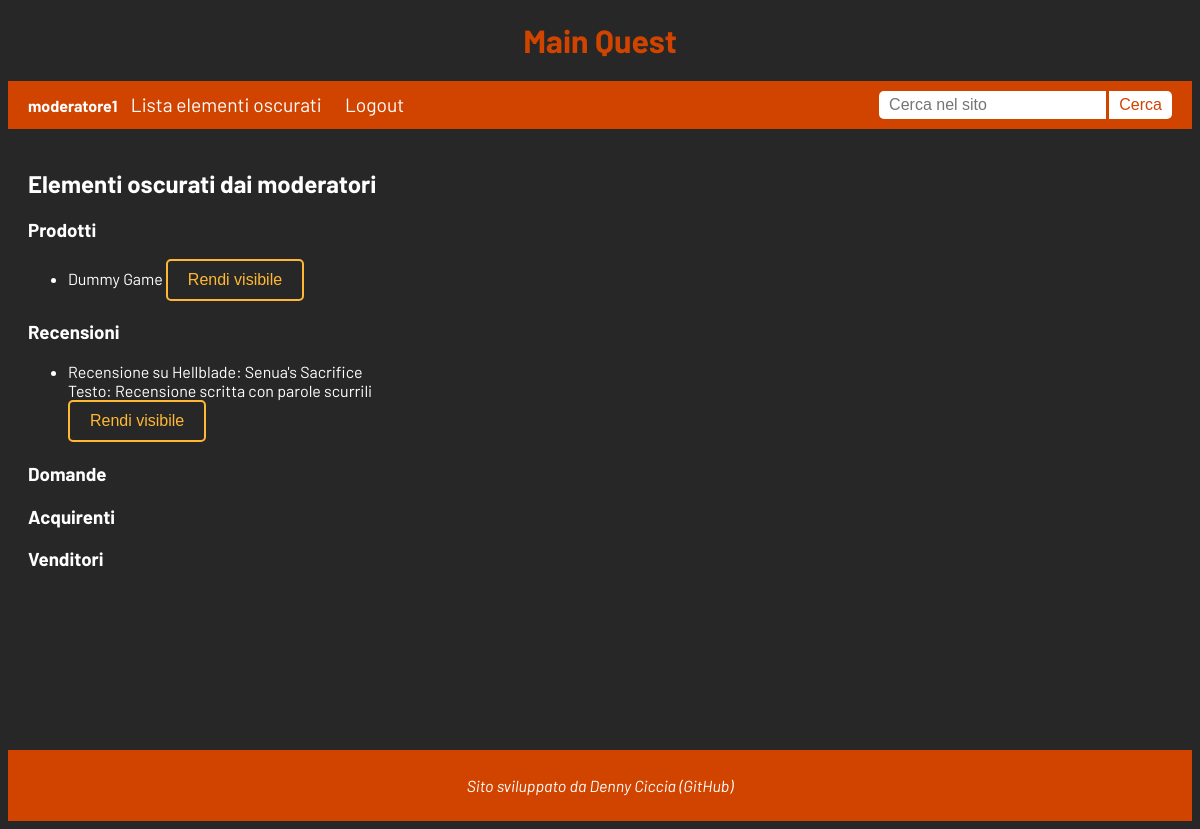
Screenshot of /elementi-oscurati/ (signed in) with the database file from the repository.
### utenti/models.py (models this page shows)
class CustomUser(AbstractUser):
    username_validator = MyValidator()
    username = models.CharField(
        _('username'),
        max_length=100,
        unique=True,
        help_text=_('Required. 100 characters or fewer. Letters, digits and @/./+/-/_ only.'),
        validators=[username_validator],
            error_messages={
            'unique': _("A user with that username already exists."),
        },
    )

### prodotti/models.py (models this page shows, shortened)
class Prodotto(models.Model):
    titolo = models.CharField(max_length=100)
    immagine = models.ImageField(upload_to="game_images/", default="imgs/placeholder_image.png")
    descrizione = models.TextField()
    genere = models.CharField(max_length=50)
    prezzo = models.DecimalField(decimal_places=2, max_digits=10, validators=[MinValueValidator(0)])
    requisiti = models.CharField(max_length=500)
    data_rilascio = models.DateField()
    venditore = models.ForeignKey(Venditore, on_delete=models.CASCADE, related_name="prodotti")
    acquirenti = models.ManyToManyField(Acquirente, related_name="prodotti")
    oscurato = models.BooleanField(default=False)
    class Meta:
        verbose_name_plural = "Prodotti"

class Recensione(models.Model):
    testo = models.TextField(blank=True)
    voto = models.DecimalField(decimal_places=1, max_digits=3, validators=[MinValueValidator(1), MaxValueValidator(10)])
    data_pubblicazione = models.DateField()
    utente = models.ForeignKey(Acquirente, null=True, on_delete=models.SET_NULL, related_name="recensioni")
    prodotto = models.ForeignKey(Prodotto, on_delete=models.CASCADE, related_name="recensioni")
    oscurato = models.BooleanField(default=False)
    class Meta:
        verbose_name_plural = "Recensioni"

### MainQuest/views.py (the view)
        def wrapped_view(request, *args, **kwargs):
            if not in_group(request.user):
                messages.error(request, "Per accedere a questa pagina devi essere nel gruppo " + group_name)
                return redirect("login")
            return view_func(request, *args, **kwargs)

### MainQuest/forms.py
class SearchForm(forms.Form):
    search_terms = forms.CharField(label="Cerca", max_length=100, widget=forms.TextInput(attrs={"placeholder": "Cerca nel sito"}))

### MainQuest/views.py (called while the page is built)
def group_required(group_name):
    def in_group(user):
        return user.is_authenticated and user.groups.filter(name=group_name).exists()
    def decorator(view_func):
        def wrapped_view(request, *args, **kwargs):
            if not in_group(request.user):
                messages.error(request, "Per accedere a questa pagina devi essere nel gruppo " + group_name)
                return redirect("login")
            return view_func(request, *args, **kwargs)
        return wrapped_view
    return decorator

@group_required("Moderatori")
def elementi_oscurati(request):
    form = SearchForm()
    prodotti = Prodotto.objects.filter(oscurato=True)
    recensioni = Recensione.objects.filter(oscurato=True)
    domande = Domanda.objects.filter(oscurato=True)
    acquirenti = Acquirente.objects.filter(oscurato=True)
    venditori = Venditore.objects.filter(oscurato=True)
    context = {"search_form": form, "prodotti": prodotti, "recensioni": recensioni, "domande": domande, "acquirenti": acquirenti, "venditori": venditori}
    return render(request, template_name="elementi_oscurati.html", context=context)

### templates/elementi_oscurati.html (shortened to what this page needs)
{% extends "base.html" %}
{% load static %}
{% block content %}
    <h2>Elementi oscurati dai moderatori</h2>
    <div class="prodotti">
        <h3>Prodotti</h3>
        <ul>
        {% for p in prodotti %}
            <li>
                <a href="{% url "prodotti:pagina_negozio" p.pk %}">{{ p.titolo }}</a>
                <a href="{% url "rendi_visibile_elemento" p.pk %}?classe=Prodotto&next={% url "elementi_oscurati" %}"><button type="button" class="button-ban">Rendi visibile</button></a>
            </li>
        {% endfor %}
        </ul>
    </div>
    <div class="recensioni">
        <h3>Recensioni</h3>
        <ul>
        {% for r in recensioni %}
            <li>
                Recensione su <a href="{% url "prodotti:pagina_negozio" r.prodotto.pk %}">{{ r.prodotto.titolo }}</a><br/>
                Testo: {{ r.testo }} <br/>
                <a href="{% url "rendi_visibile_elemento" r.pk %}?classe=Recensione&next={% url "elementi_oscurati" %}"><button type="button" class="button-ban">Rendi visibile</button></a>
            </li>
        {% endfor %}
        </ul>
    </div>
    <div class="domande">
        <h3>Domande</h3>
    </div>
    <div class="acquirenti">
        <h3>Acquirenti</h3>
    </div>
    <div class="venditori">
        <h3>Venditori</h3>
    </div>
{% endblock %}

### templates/base.html (shortened to what this page needs)
<!DOCTYPE html>
<html lang="it">
<head>
    {% load static %}
    <link href="{% static 'css/style.css' %}" rel="stylesheet">
</head>
<body>
    <div class="page-container">
        <div class="content-wrap">
            <h1 class="main-title"><a href="{% url "home" %}">Main Quest</a></h1>
            {% block nav %}
            <nav class="navbar">
                <div class="nav-links">
                    {% if not user.is_authenticated %}
                        <a href="{% url "login" %}?next={{ request.path }}">Accedi</a>
                        <a href="{% url "register" %}?next={{ request.path }}">Registrati</a>
                    {% else %}
                        {% if user.acquirente_profile %}
                            <strong>{{ user.acquirente_profile.nome }}</strong>
                            <a href="{% url "utenti:profilo_acquirente" user.acquirente_profile.pk %}">Area personale</a>
                        {% elif user.venditore_profile %}
                            <strong>{{ user.venditore_profile.nome }}</strong>
                            <a href="{% url "utenti:profilo_venditore" user.venditore_profile.pk %}">Area personale</a>
                        {% elif user.is_superuser %}
                            <a href="admin/">Piattaforma admin</a>
                            <a href="{% url "utenti:crea_moderatore" %}?next={% url "home" %}">Crea utente moderatore</a>
                        {% elif user.is_staff %}
                            <strong>{{ user.username }}</strong>
                            <a href="{% url "elementi_oscurati" %}">Lista elementi oscurati</a>
                        {% endif %}
                        <a href="{% url "logout" %}">Logout</a>
                    {% endif %}
                </div>
                <div class="search-bar">
                    <form method="POST" action="{% url "risultati_ricerca" %}"> {% csrf_token %}
                        {{ search_form.search_terms }}
                        <button type="submit">Cerca</button>
                    </form>
                </div>
            </nav>
            {% endblock %}
            <div class="container">
                {% block content %}
                {% endblock %}
            </div>
        </div>
        <div class="footer">
            {% include "footer.html" %}
        </div>
    </div>
</body>
</html>

### static/css/style.css (style rules this page uses)
body { background-color: #272727; color: #ffffff; font-family: 'Barlow', sans-serif; }
h1, h2, h3, h4, h5, h6 { font-weight: bold; }
.main-title { text-align: center; }
.main-title a { color: #d14400; text-decoration: none; }
a { color: #ffffff; text-decoration: none; }
.page-container { position: relative; min-height: 100vh; }
.content-wrap { padding-bottom: 2.5rem; }
.navbar { background-color: #d14400; display: flex; justify-content: space-between; padding: 10px 20px; align-items: center; }
.navbar a { color: #ffffff; text-decoration: none; margin: 0 10px; font-size: 1.2em; }
.search-bar { display: flex; align-items: center; }
.search-bar input { padding: 5px 10px; border: none; border-radius: 5px 0 0 5px; outline: none; font-size: 1em; }
.search-bar button { padding: 5px 10px; border: none; background-color: #ffffff; color: #d14400; border-radius: 0 5px 5px 0; cursor: pointer; font-size: 1em; }
.container { padding: 20px; margin-bottom: 30px; }
.domande, .recensioni { margin-bottom: 20px; }
.footer { background-color: #d14400; color: #ffffff; text-align: center; padding: 10px 0; position: absolute; bottom: 0; width: 100%; }
.button-ban { background-color: transparent; color: #ffb833; border: 2px solid #ffb833; padding: 10px 20px; text-align: center; text-decoration: none; display: inline-block; font-size: 16px; cursor: pointer; border-radius: 5px; }

### rows the page displays
CustomUser: username "moderatore1"
Prodotto: titolo "Dummy Game"
Recensione: prodotto.titolo "Hellblade: Senua's Sacrifice", testo "Recensione scritta con parole scurrili"
